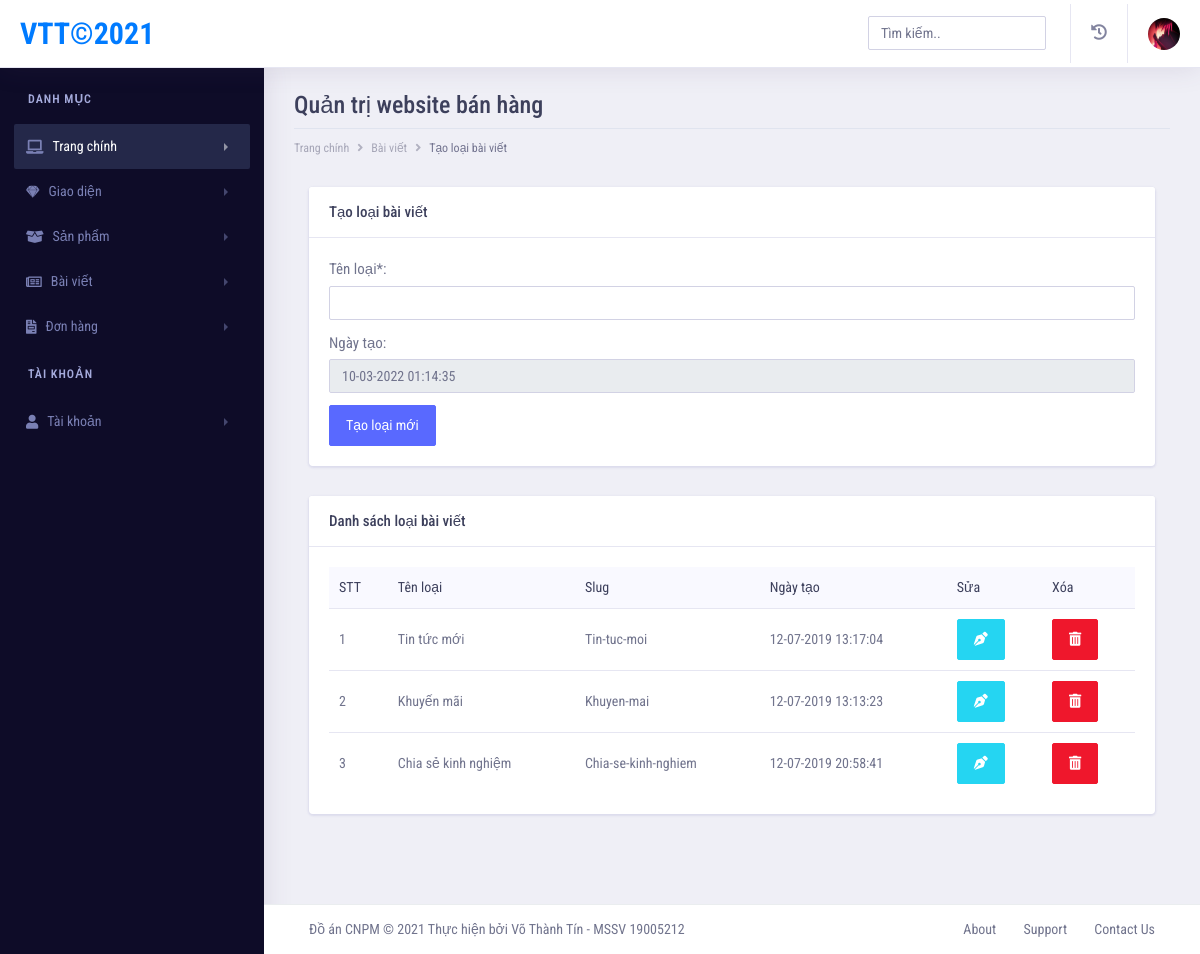
Screenshot of /admin/pages/loai-blog.php (signed in) with the database file from the repository.
### tables this page shows
CREATE TABLE `account` (
  `id_acc` int(11) NOT NULL,
  `name` varchar(255) NOT NULL,
  `email` varchar(255) NOT NULL,
  `password` varchar(255) NOT NULL,
  `phone` varchar(50) NOT NULL,
  `address` varchar(255) NOT NULL,
  `image` varchar(255) NOT NULL,
  `date_create` datetime NOT NULL,
  `level` tinyint(1) NOT NULL
);

CREATE TABLE `type_blog` (
  `id_type` int(11) NOT NULL,
  `typename` varchar(100) NOT NULL,
  `slug_type` varchar(100) NOT NULL,
  `date_create` datetime NOT NULL
);

### admin/pages/loai-blog.php (the view, shortened to what this page needs)
<?php
    if(isset($_SESSION['user']) && isset($_SESSION['level']))
    {
        $level = $_SESSION['level'];
        include('includes/header.php');
        include('includes/navbar.php');
        include('includes/left-sidebar.php');
?>
<body>
        <div class="dashboard-wrapper">
            <div class="dashboard-ecommerce">
                <div class="container-fluid dashboard-content " >
                    <div class="row">
                        <div class="col-xl-12 col-lg-12 col-md-12 col-sm-12 col-12">
                            <div class="page-header" >
                                <h2 class="pageheader-title" style="font-family: 'Roboto Condensed', sans-serif;">Quản trị website bán hàng</h2>
                                <div class="page-breadcrumb">
                                    <nav aria-label="breadcrumb">
                                        <ol class="breadcrumb">
                                            <li class="breadcrumb-item"><a href="index.php" class="breadcrumb-link">Trang chính</a></li>
                                            <li class="breadcrumb-item"><a href="blog.php" class="breadcrumb-link">Bài viết</a></li>
                                            <li class="breadcrumb-item active" aria-current="page">Tạo loại bài viết</li>
                                        </ol>
                                    </nav>
                                </div>
                            </div>
                        </div>
                    </div>
                    <div class="ecommerce-widget">
                        <div class="col-xl-12 col-lg-12 col-md-6 col-sm-12 col-12">
                            <div class="card">
                                <h5 class="card-header" style="font-family: 'Roboto Condensed', sans-serif;">Tạo loại bài viết</h5>
                                <div class="card-body">
                                    <div class="row">
                                        <div class="col-lg-12 col-sm-12 col-xs-12">
                                            <form method="POST">
                                                <div class="form-group">
                                                    <label>Tên loại*:</label>
                                                    <input type="text" name="name_type" class="form-control">
                                                </div>
                                                <div class="form-group">
                                                    <label>Ngày tạo:</label>
                                                    <input type="text" name="date_create" class="form-control" value="<?php echo date('d-m-Y H:i:s'); ?>" disabled>
                                                </div>
                                    <?php
                                        if($level == 1)
                                        {
                                            echo "<button type='submit' class='btn btn-primary' name='save'>Tạo loại mới</button>";
                                        }
                                        else
                                        {
                                            echo "<button type='submit' class='btn btn-primary' disabled>Tạo loại mới</button>";
                                        }
                                    ?>
                                            </form>
                                        </div>
                                    </div>
                                </div>
                            </div>
                        </div>
                        <div class="col-xl-12 col-lg-12 col-md-6 col-sm-12 col-12">
                            <div class="card">
                                <h5 class="card-header" style="font-family: 'Roboto Condensed', sans-serif;">Danh sách loại bài viết
                                </h5>
                                <div class="card-body">
                                    <div class="table-responsive">
                                        <table class="table">
                                            <thead class="bg-light">
                                                <tr class="border-0">
                                                    <th class="border-0" style="font-family: 'Roboto Condensed', sans-serif;">STT</th>
                                                    <th class="border-0" style="font-family: 'Roboto Condensed', sans-serif;">Tên loại</th>
                                                    <th class="border-0" style="font-family: 'Roboto Condensed', sans-serif;">Slug</th>
                                                    <th class="border-0" style="font-family: 'Roboto Condensed', sans-serif;">Ngày tạo</th>
                                                    <th class="border-0" style="font-family: 'Roboto Condensed', sans-serif;">Sửa</th>
                                                    <th class="border-0" style="font-family: 'Roboto Condensed', sans-serif;">Xóa</th>
                                                </tr>
                                            </thead>
                                            <tbody>
                            <?php
                                $typeb = "SELECT * FROM type_blog ORDER BY typename DESC";
                                $rs_typeb = mysqli_query($conn, $typeb);
                                $count = 0;
                                while ($row_typeb = mysqli_fetch_array($rs_typeb))
                                {
                                    $count++;
                            ?>
                                                <tr>
                                                    <td><?php echo $count; ?></td>
                                                    <td><?php echo $row_typeb['typename']; ?></td>
                                                    <td><?php echo $row_typeb['slug_type']; ?></td>
                                                    <td>
                                                    <?php
                                                        $date = date_create($row_typeb['date_create']);
                                                        echo date_format($date, "d-m-Y H:i:s");
                                                    ?>
                                                    </td>
                                            <?php
                                                if($level == 1)
                                                {
                                            ?>
                                                    <td><a href="e-loai-blog.php?id=<?php echo $row_typeb['id_type']; ?>" class="btn btn-info"><i class="fas fa-pen-nib"></i></a></td>
                                                    <td><a href="loai-blog.php?id=<?php echo $row_typeb['id_type']; ?>" onclick="return confirm('Dữ liệu này sẽ được xóa vĩnh viễn. Đồng ý?');" class="btn btn-danger"><i class="fas fa-trash-alt"></i></a></td>
                                            <?php
                                                }
                                                else
                                                {
                                            ?>
                                                    <td><button type="button" class="btn btn-info" disabled><i class="fas fa-pen-nib"></i></button></td>
                                                    <td><button type="button" class="btn btn-danger" disabled><i class="fas fa-trash-alt"></i></button></td>
                                            <?php
                                                }
                                            ?>
                                                </tr>
                            <?php
                                }
                            ?>
                                            </tbody>
                                        </table>
                                    </div>
                                </div>
                            </div>
                        </div>
                    </div>
                </div>
            </div>
<?php
        include('includes/footer.php');
    }
    else
    {
        echo "<script> location.href='dang-nhap.php'; </script>";
    }
?>

### admin/pages/includes/navbar.php (shortened to what this page needs)
<?php
    if(isset($_SESSION['user']) && isset($_SESSION['level']))
    {
        $email = $_SESSION['user'];
        $user = "SELECT image, name FROM account WHERE email = '$email'";
        $rs_user = mysqli_query($conn, $user);
        $row_user = mysqli_fetch_array($rs_user);
        $avatar = $row_user['image'];
    }
?>
    <div class="dashboard-main-wrapper">
        <div class="dashboard-header">
            <nav class="navbar navbar-expand-lg bg-white fixed-top">
                <a class="navbar-brand" href="index.php">VTT&copy;2021</a>
                <div class="collapse navbar-collapse " id="navbarSupportedContent">
                    <ul class="navbar-nav ml-auto navbar-right-top">
                        <li class="nav-item">
                            <div id="custom-search" class="top-search-bar">
                                <input class="form-control" type="text" placeholder="Tìm kiếm..">
                            </div>
                        </li>
                        <li class="nav-item dropdown notification">
                            <a class="nav-link nav-icons" href="#" id="navbarDropdownMenuLink1" data-toggle="dropdown" aria-haspopup="true" aria-expanded="false"><i class="fas fa-history"></i></a>
                        </li>
                        <li class="nav-item dropdown nav-user">
                            <a class="nav-link nav-user-img" href="#" id="navbarDropdownMenuLink2" data-toggle="dropdown" aria-haspopup="true" aria-expanded="false"><img src="public/images/avatars/<?php echo $avatar; ?>" alt="" class="user-avatar-md rounded-circle"></a>
                        </li>
                    </ul>
                </div>
            </nav>
        </div>

### admin/pages/includes/header.php (style rules this page uses)
body { font-family: 'Roboto Condensed', sans-serif; }

### rows the page displays
account: image (picture)
type_blog: typename "Tin tức mới", slug_type "Tin-tuc-moi", date_create "12-07-2019 13:17:04"
type_blog: typename "Khuyến mãi", slug_type "Khuyen-mai", date_create "12-07-2019 13:13:23"
type_blog: typename "Chia sẻ kinh nghiệm", slug_type "Chia-se-kinh-nghiem", date_create "12-07-2019 20:58:41"
